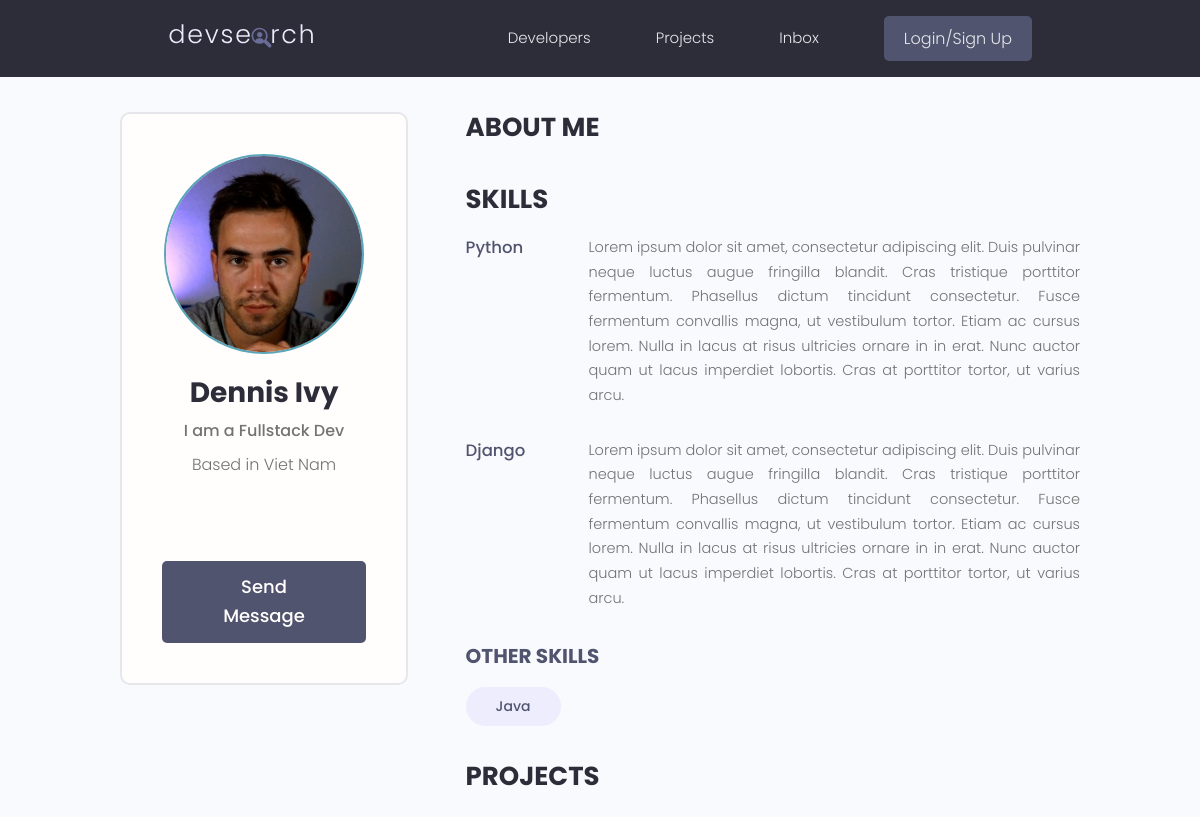
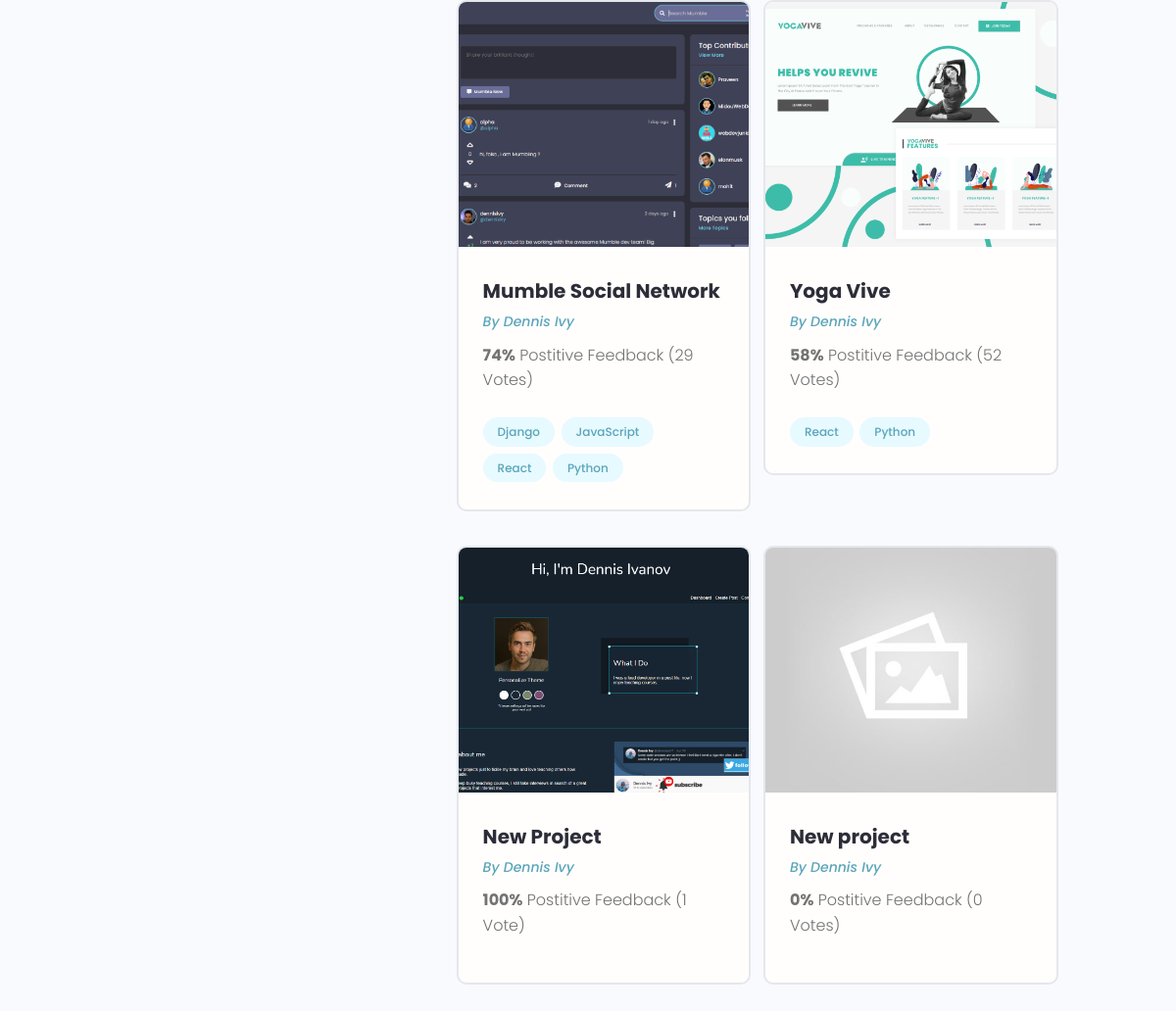
The app's page /profile/c0ce2eed-64d1-4c29-974d-a0dc89608140/, older data (2 pictures, top to bottom).
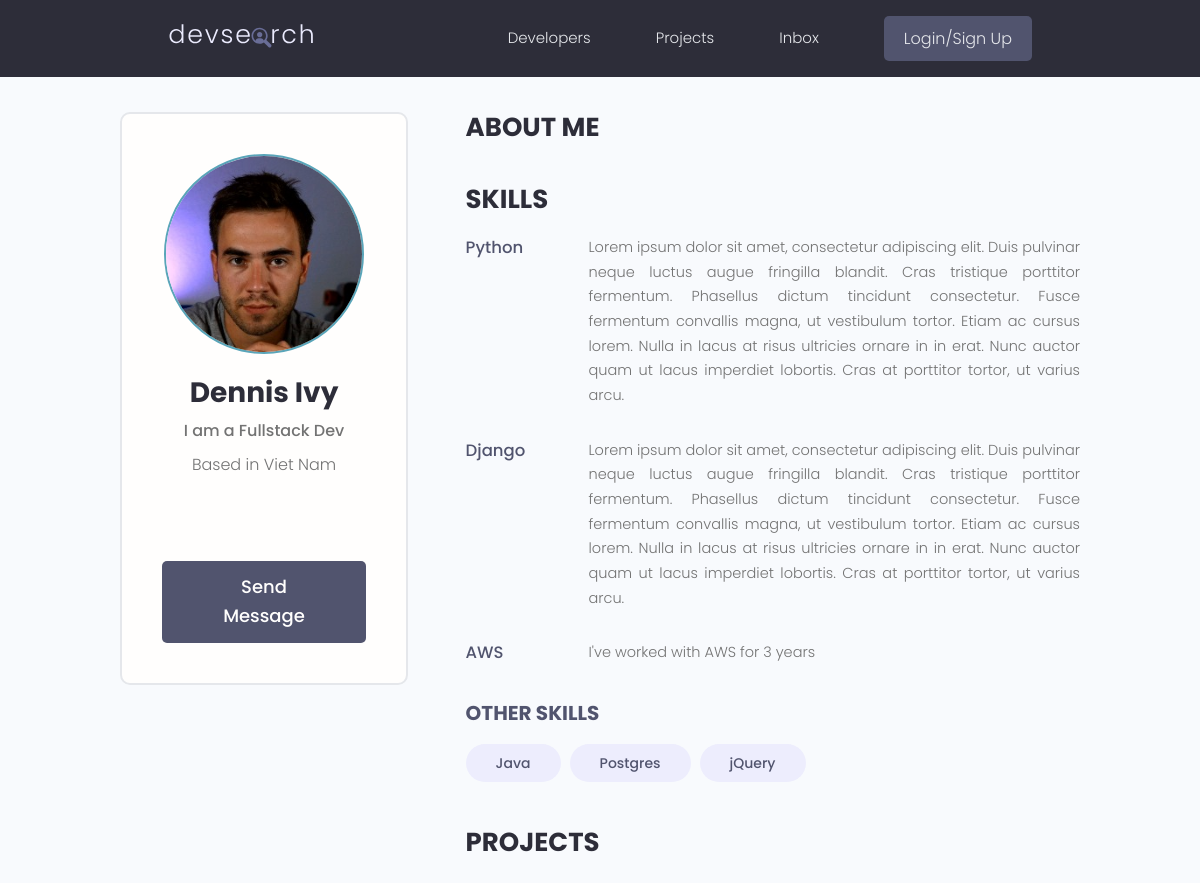
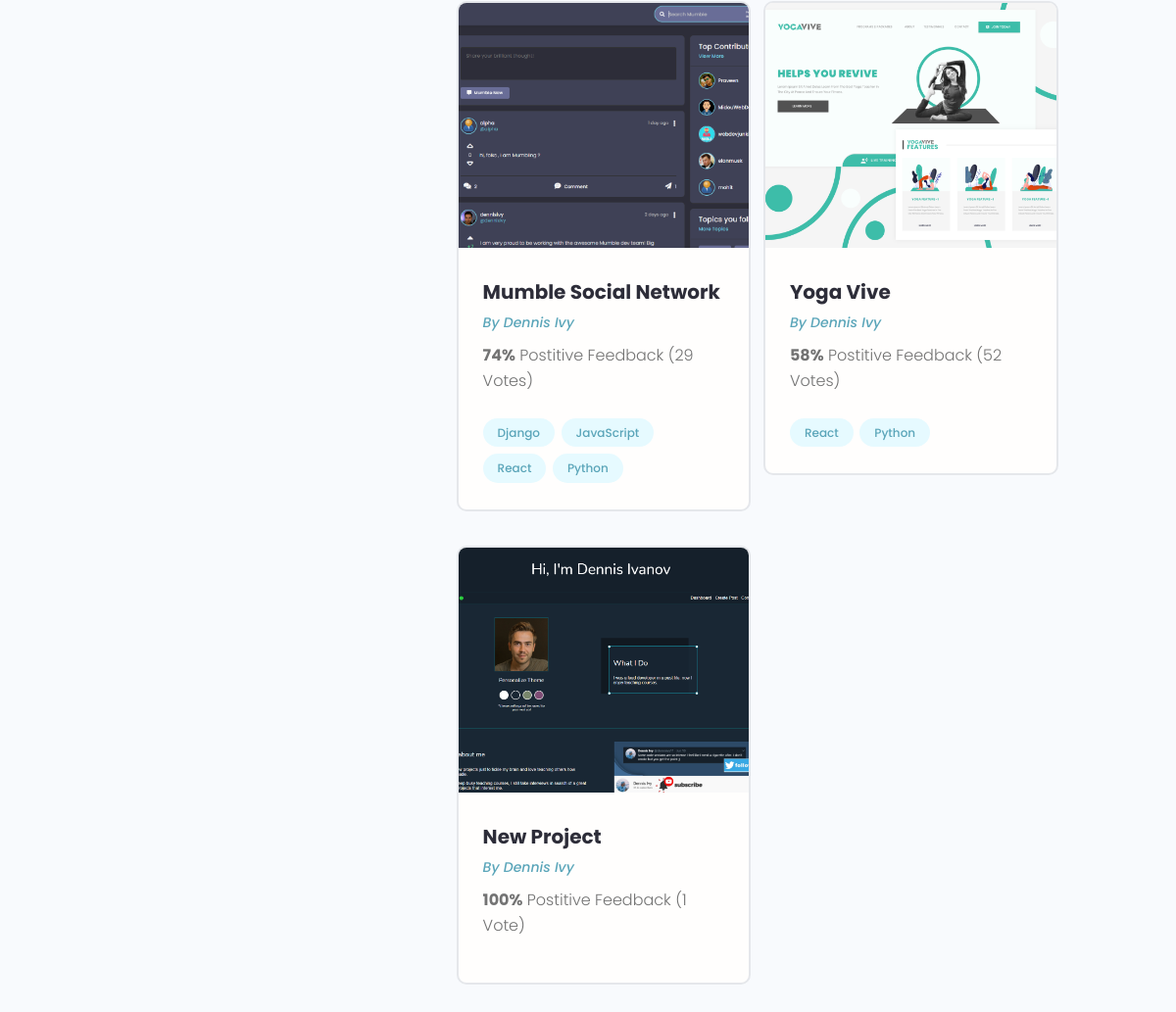
The same page, newer data (2 pictures, top to bottom).
### users/models.py (models this page shows, shortened)
class Skill(models.Model):
    owner =  models.ForeignKey(Profile, on_delete=models.CASCADE, null=True)
    name = models.CharField(max_length= 200,null=True, blank=True)
    description = models.TextField(null=True, blank=True)
    created = models.DateTimeField(auto_now_add=True)
    id = models.UUIDField(default=uuid.uuid4, unique=True, primary_key=True, editable=False)
    def __str__(self):
        return str(self.name)

class Profile(models.Model):
    user = models.OneToOneField(User, on_delete=models.CASCADE, null=True, blank=True)
    name = models.CharField(max_length=200, blank=True, null=True)
    email = models.EmailField(max_length=500, blank=True,null=True)
    username = models.CharField(max_length=200, blank=True, null=True)
    location = models.CharField(max_length=200, blank=True, null=True)
    short_intro = models.CharField(max_length=500, blank=True, null=True)
    bio = models.TextField(blank=True, null=True)
    profile_image = models.ImageField(blank=True, null=True, upload_to='profiles/', default='profiles/user-default.png' )
    social_github = models.CharField(max_length=200, blank=True, null=True)
    social_twitter = models.CharField(max_length=200, blank=True, null=True)
    social_linkedin = models.CharField(max_length=200, blank=True, null=True)
    social_youtube = models.CharField(max_length=200, blank=True, null=True)
    social_website = models.CharField(max_length=200, blank=True, null=True)
    created = models.DateTimeField(auto_now_add=True)
    id = models.UUIDField(default=uuid.uuid4, unique=True, primary_key=True, editable=False)

### projects/models.py (models this page shows, shortened)
class Project(models.Model):
    owner = models.ForeignKey(Profile, null=True, blank=True, on_delete=models.SET_NULL)
    title = models.CharField(max_length=200)
    description = models.TextField(null=True, blank=True)
    featured_image = models.ImageField(null=True, blank=True, default = "default.jpg")
    demo_link = models.CharField(max_length=2000, null=True, blank=True)
    source_link = models.CharField(max_length=2000, null=True, blank=True)
    tags = models.ManyToManyField('Tag', blank=True)
    vote_total = models.IntegerField(default=0, null=True, blank=True)
    vote_ratio = models.IntegerField(default=0, null=True, blank=True)
    created = models.DateTimeField(auto_now_add=True)
    id = models.UUIDField(default=uuid.uuid4, unique=True, primary_key=True, editable=False)

class Tag(models.Model):
    name = models.CharField(max_length=200)
    created = models.DateTimeField(auto_now_add=True)
    id = models.UUIDField(default=uuid.uuid4, unique=True, primary_key=True, editable=False)
    def __str__(self):
        return self.name

### users/views.py (the view)
# urls.py: path('profile/<str:pk>/', views.userProfile, name="user-profile"),
def userProfile(request, pk):
    profile = Profile.objects.get(id=pk)
    topSkills = profile.skill_set.exclude(description__exact="")
    otherSkills = profile.skill_set.filter(description="")
    context = {'profile' : profile,'topSkills':topSkills,'otherSkills':otherSkills}
    return render(request, 'users/user-profile.html', context)

### users/templates/users/user-profile.html (shortened to what this page needs)
{%extends 'main.html'%}
{%load static%}
{%block content%}
  <main class="profile my-md">
    <div class="container">
      <div class="layout">
        <div class="column column--1of3">
          <div class="card text-center">
            <div class="card__body dev">
              <img class="avatar avatar--xl" src="{{profile.profile_image.url}}" />
              <h2 class="dev__name">{{profile.name}}</h2>
              <p class="dev__title">{{profile.short_intro}}</p>
              <p class="dev__location">Based in {{profile.location}}</p>
              <ul class="dev__social">
              </ul>
              <a href="#" class="btn btn--sub btn--lg">Send Message </a>
            </div>
          </div>
        </div>
        <div class="column column--2of3">
          <div class="devInfo">
            <h3 class="devInfo__title">About Me</h3>
          </div>
          <div class="devInfo">
            <h3 class="devInfo__title">Skills</h3>
            <div class="devInfo__skills">
              {%for skill in topSkills%}
              <div class="devSkill">
                <h4 class="devSkill__title">{{skill.name}}</h4>
                <p class="devSkill__info">{{skill.description}}</p>
              </div>
              {%endfor%}
              <h3 class="devInfo__subtitle">Other Skills</h3>
              <div class="devInfo__otherSkills">
                {%for skill in otherSkills%}
                <span class="tag tag--pill tag--sub tag--lg">
                  <small>{{skill}}</small>
                </span>
                {%endfor%}
              </div>
            </div>
          </div>
          <div class="devInfo">
            <h3 class="devInfo__title">Projects</h3>
            <div class="grid grid--two">
                {%for project in profile.project_set.all%}
              <div class="column">
                <div class="card project">
                  <a href="{%url 'project' project.id%}" class="project">
                    <img class="project__thumbnail" src="{{project.featured_image.url}}" alt="project thumbnail" />
                    <div class="card__body">
                      <h3 class="project__title">{{project.title}}</h3>
                      <p><a class="project__author" href="{%url 'user-profile' project.owner.id%}">By {{project.owner.name}}</a></p>
                      <p class="project--rating">
                        <span style="font-weight: bold;">{{project.vote_ratio}}%</span> Postitive
                        Feedback ({{project.vote_total}} Vote{{project.vote_total|pluralize:'s'}})
                      </p>
                      <div class="project__tags">
                        {%for tag in project.tags.all%}
                        <span class="tag tag--pill tag--main">
                          <small>{{tag}}</small>
                        </span>
                        {%endfor%}
                      </div>
                    </div>
                  </a>
                </div>
              </div>
              {%endfor%}
            </div>
          </div>
        </div>
      </div>
    </div>
  </main>
{%endblock%}

Row changes from the older to the newer data that the page shows:
removed Project: featured_image (placeholder picture), title "New project", owner.name "Dennis Ivy", vote_ratio "0", vote_total "0"
added Skill: name "AWS", description "I've worked with AWS for 3 years", shown under "SKILLS"
added Skill: name "Postgres", shown under "OTHER SKILLS"
added Skill: name "jQuery", shown under "OTHER SKILLS"
